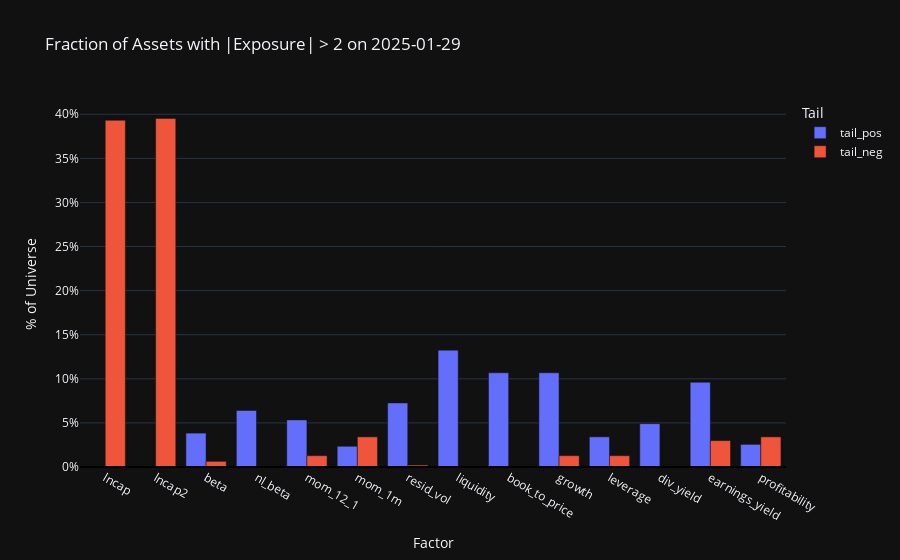

This figure's notebook cell:
### Markdown cell above
## 6. Cross-Sectional Tail Metrics

Because each factor exposure is **z-scored cross-sectionally every day**, the
standard deviation of \(X_{i,f}(t)\) is forced to be ≈ 1 for *every* factor on
*every* date, so a “dispersion” plot is uninformative.

Instead we examine the **tails** of the exposure distribution:

* **Positive-tail share**
  \[
    \text{tail\_pos}_f(t)=\frac{1}{N}\sum_{i=1}^{N}
      \mathbf 1\!\bigl[X_{i,f}(t) > \tau\bigr]
  \]

* **Negative-tail share**
  \[
    \text{tail\_neg}_f(t)=\frac{1}{N}\sum_{i=1}^{N}
      \mathbf 1\!\bigl[X_{i,f}(t) < -\tau\bigr]
  \]

with threshold \(\tau=2\) ( assets whose exposure is more than
two standard-deviations from the mean).
A high tail share signals **crowding** or **polarisation** in that factor on
date \(t\).

### Code cell
# 6. Cross-sectional tail metrics
tail_metrics = pfa.exposure_tail_metrics(last_date, tail_cut=2.0)

# Bar chart: % of assets in + and – tails
import plotly.express as px
plot_df = tail_metrics.reset_index().melt(id_vars='index',
                                          value_vars=['tail_pos', 'tail_neg'],
                                          var_name='Tail', value_name='Percent')
fig = px.bar(plot_df,
             x='index', y='Percent', color='Tail', barmode='group',
             title=f'Fraction of Assets with |Exposure| > 2 on {last_date.date()}',
             labels={'index':'Factor'})
fig.update_layout(yaxis_tickformat='.0%', yaxis_title='% of Universe')
fig.add_hline(y=0, line_color='black')
fig.show()

### Figure 1 — Plotly figure (JSON) as saved in the notebook; plotly's stock layout.template omitted (floating-point values rounded to 4 significant figures)
{"data": [{"alignmentgroup": "True", "hovertemplate": "Tail=tail_pos<br>Factor=%{x}<br>Percent=%{y}<extra></extra>", "legendgroup": "tail_pos", "marker": {"color": "#636efa", "pattern": {"shape": ""}}, "name": "tail_pos", "offsetgroup": "tail_pos", "orientation": "v", "showlegend": true, "textposition": "auto", "x": ["lncap", "lncap2", "beta", "nl_beta", "mom_12_1", "mom_1m", "resid_vol", "liquidity", "book_to_price", "growth", "leverage", "div_yield", "earnings_yield", "profitability"], "xaxis": "x", "y": [0.0, 0.0, 0.03846, 0.0641, 0.05342, 0.0235, 0.07265, 0.1325, 0.1068, 0.1068, 0.03419, 0.04915, 0.09615, 0.02564], "yaxis": "y", "type": "bar"}, {"alignmentgroup": "True", "hovertemplate": "Tail=tail_neg<br>Factor=%{x}<br>Percent=%{y}<extra></extra>", "legendgroup": "tail_neg", "marker": {"color": "#EF553B", "pattern": {"shape": ""}}, "name": "tail_neg", "offsetgroup": "tail_neg", "orientation": "v", "showlegend": true, "textposition": "auto", "x": ["lncap", "lncap2", "beta", "nl_beta", "mom_12_1", "mom_1m", "resid_vol", "liquidity", "book_to_price", "growth", "leverage", "div_yield", "earnings_yield", "profitability"], "xaxis": "x", "y": [0.3932, 0.3953, 0.00641, 0.0, 0.01282, 0.03419, 0.002137, 0.0, 0.0, 0.01282, 0.01282, 0.0, 0.02991, 0.03419], "yaxis": "y", "type": "bar"}], "layout": {"xaxis": {"anchor": "y", "domain": [0.0, 1.0], "title": {"text": "Factor"}}, "yaxis": {"anchor": "x", "domain": [0.0, 1.0], "title": {"text": "% of Universe"}, "tickformat": ".0%"}, "legend": {"title": {"text": "Tail"}, "tracegroupgap": 0}, "title": {"text": "Fraction of Assets with |Exposure| > 2 on 2025-01-29"}, "barmode": "group", "shapes": [{"line": {"color": "black"}, "type": "line", "x0": 0, "x1": 1, "xref": "x domain", "y0": 0, "y1": 0, "yref": "y"}]}}
